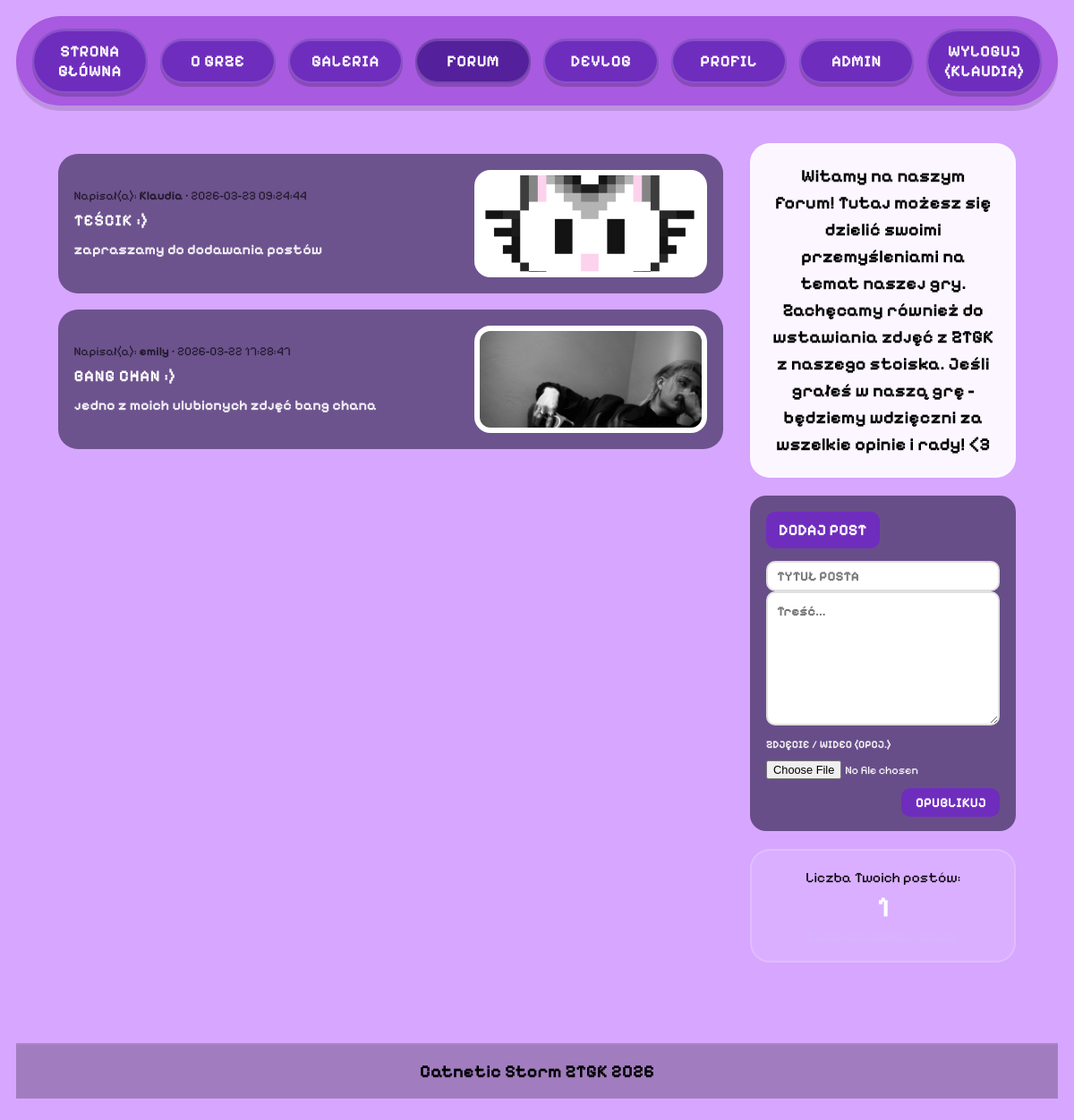
The app's page /forum.php (signed in) with its own data.
### tables this page shows
CREATE TABLE `forum_posts` (
  `post_id` int(11) NOT NULL,
  `user_id` int(11) NOT NULL,
  `title` varchar(255) NOT NULL,
  `content` text NOT NULL,
  `media_path` varchar(255) DEFAULT NULL,
  `media_type` enum('image','video','none') DEFAULT 'none',
  `created_at` datetime DEFAULT current_timestamp()
);

CREATE TABLE `users` (
  `user_id` int(11) NOT NULL,
  `username` varchar(50) NOT NULL,
  `password` varchar(255) NOT NULL,
  `role` enum('admin','user') NOT NULL DEFAULT 'user',
  `created_at` timestamp NOT NULL DEFAULT current_timestamp()
);

### forum.php (the view, shortened to what this page needs)
<?php
require __DIR__ . '/includes/db.php';
$errors = [];
$stmt = $pdo->query("
    SELECT f.post_id, f.title, f.content, f.media_path, f.media_type, f.created_at, u.username
    FROM forum_posts f
    JOIN users u ON f.user_id = u.user_id
    ORDER BY f.created_at DESC
");
$posts = $stmt->fetchAll();
$userPostCount = 0;
if (isset($_SESSION['user_id'])) {
    $stmtCount = $pdo->prepare("SELECT COUNT(*) FROM forum_posts WHERE user_id = ?");
    $stmtCount->execute([$_SESSION['user_id']]);
    $userPostCount = (int)$stmtCount->fetchColumn();
}
?>
<!DOCTYPE html>
<html lang="pl">
<head>
    <?php include __DIR__ . '/includes/head.php'; ?>
</head>
<body>
<?php include __DIR__ . '/includes/header.php'; ?>
<main class="forum-main-wrapper">
    <div class="forum-grid">
        <div class="forum-main">
            <section id="forum-list" class="devlog">
                <?php foreach ($posts as $p): ?>
                    <?php
                    $id = (int)$p['post_id'];
                    $title = (string)$p['title'];
                    $body = (string)$p['content'];
                    $media = (string)$p['media_path'];
                    $type = (string)$p['media_type'];
                    $author = (string)$p['username'];
                    $date = (string)$p['created_at'];
                    ?>
                    <article class="post-card forum-item" tabindex="0"
                             data-post-id="<?= $id ?>"
                             data-title="<?= htmlspecialchars($title) ?>"
                             data-body="<?= htmlspecialchars($body) ?>"
                             data-media="<?= htmlspecialchars($media) ?>"
                             data-type="<?= htmlspecialchars($type) ?>"
                             data-meta="<?= htmlspecialchars($author . ' • ' . $date) ?>"
                    >
                        <div class="post-left">
                            <span class="forum-meta">Napisał(a): <strong><?= htmlspecialchars($author) ?></strong> • <?= htmlspecialchars($date) ?></span>
                            <h2 class="post-title"><?= htmlspecialchars($title) ?></h2>
                            <p class="post-body">
                                <?= nl2br(htmlspecialchars($body)) ?>
                            </p>
                        </div>
                        <div class="post-right">
                            <?php if ($type === 'image' && trim($media) !== ''): ?>
                                <img class="post-img" src="<?= htmlspecialchars($media) ?>" alt="Załącznik" loading="lazy" />
                            <?php elseif ($type === 'video' && trim($media) !== ''): ?>
                                <video class="forum-media-video" loading="lazy">
                                    <source src="<?= htmlspecialchars($media) ?>" type="video/mp4">
                                </video>
                            <?php endif; ?>
                        </div>
                    </article>
                <?php endforeach; ?>
            </section>
        </div>
        <aside class="forum-sidebar">
            <div class="welcome-box">
                <p class="welcome-text">
                    Witamy na naszym forum! Tutaj możesz się dzielić swoimi przemyśleniami na temat naszej gry. Zachęcamy również do wstawiania zdjęć z ZTGK z naszego stoiska. Jeśli grałeś w naszą grę - będziemy wdzięczni za wszelkie opinie i rady! &lt;3
                </p>
            </div>
            <?php if (isset($_SESSION['user_id'])): ?>
                <form class="auth-card" action="forum.php" method="POST" enctype="multipart/form-data" style="margin-bottom: 20px; width: 100%; max-width: none;">
                    <div class="auth-header" style="font-size: 1.1rem;">DODAJ POST</div>
                    <div class="auth-field <?= isset($errors['title']) ? 'has-error' : '' ?>">
                        <input class="auth-input" name="title" type="text" placeholder="TYTUŁ POSTA" required />
                    </div>
                    <div class="auth-field <?= isset($errors['content']) ? 'has-error' : '' ?>">
                        <textarea class="auth-input" name="content" placeholder="Treść..." rows="8" style="resize:vertical; min-height: 150px;" required></textarea>
                    </div>
                    <div class="auth-field <?= isset($errors['media']) ? 'has-error' : '' ?>">
                        <label class="auth-label" for="postMedia" style="font-size:0.75rem;">ZDJĘCIE / WIDEO (OPCJ.)</label>
                        <input type="file" id="postMedia" name="media" accept="image/*,video/mp4,video/webm" style="color: #fff; margin-top: 5px; font-family: inherit; width: 100%; font-size: 0.8rem;" />
                    </div>
                    <div class="auth-actions" style="margin-top: 10px;">
                        <button class="auth-btn" type="submit">OPUBLIKUJ</button>
                    </div>
                </form>
                <div class="sidebar-box post-stats" style="padding: 0;">
                    <a href="forum_manage.php" class="post-stats-link" style="padding: 20px;" title="Kliknij, aby zarządzać">
                        Liczba Twoich postów:
                        <span class="post-stats-number"><?= $userPostCount ?></span>
                        <span style="font-size: 0.8rem; color: #d8b4fe; text-decoration: underline; margin-top: 5px; display: block;">Zarządzaj swoimi postami</span>
                    </a>
                </div>
            <?php endif; ?>
        </aside>
    </div>
</main>
<?php include __DIR__ . '/includes/footer.php'; ?>
</body>
</html>

### css/style.css (style rules this page uses)
:root { --bg: #d7a6ff; --menu-bg: #a85ae0; --pill: #6f2dbd; --pill-hover: #5c22a6; --pill-active: #55209b; --frame-bg: #b47ee0; --frame-border: #5a2aa4; }
* { box-sizing: border-box; font-family: inherit; }
body { margin: 0; font-family: 'Pixelify Sans', sans-serif; font-size: 20px; background: var(--bg); padding: 18px 18px 24px; display: flex; flex-direction: column; min-height: 100vh; }
main { width: 100%; display: flex; justify-content: center; padding: 0; flex: 1; }
.devlog { width: 100%; display: flex; flex-direction: column; gap: 18px; padding-top: 12px; }
.post-card { width: 100%; background: rgba(74, 55, 104, .75); border-radius: 22px; padding: 18px; display: grid; grid-template-columns: 1fr 260px; gap: 16px; align-items: center; cursor: pointer; }
.post-title { margin: 0 0 10px; color: #fff; font-weight: 900; letter-spacing: .7px; font-size: 18px; text-transform: uppercase; }
.post-body { margin: 0; color: rgba(255,255,255,.9); font-size: 16px; font-weight: 700; line-height: 1.5; white-space: normal; }
.post-right { display: flex; justify-content: flex-end; }
.post-img { width: 100%; height: 120px; border-radius: 18px; background: #fff; object-fit: cover; display: block; border: 6px solid rgba(255,255,255,.95); }
.auth-card { width: min(520px, 92vw); background: rgba(74, 55, 104, .78); border-radius: 18px; padding: 18px 18px 16px; }
.auth-header { display: inline-block; background: #6f2dbd; color: #fff; padding: 10px 14px; border-radius: 10px; font-weight: 900; text-transform: uppercase; font-size: 16px; margin-bottom: 14px; }
.auth-label { display: block; color: rgba(255,255,255,.92); font-weight: 900; text-transform: uppercase; font-size: 15px; margin: 8px 0 6px; }
.auth-input { flex: 1; width: 100%; height: 34px; border-radius: 10px; border: 2px solid rgba(0,0,0,.12); padding: 0 10px; font-weight: 700; outline: none; }
.auth-btn { display: inline-flex; align-items: center; justify-content: center; width: 110px; height: 32px; background: #6f2dbd; color: #fff; border: 0; border-radius: 10px; font-family: 'Pixelify Sans', sans-serif; font-weight: 900; text-transform: uppercase; font-size: 15px; cursor: pointer; text-decoration: none; }
.auth-actions { display: flex; justify-content: flex-end; gap: 12px; margin-top: 20px; align-items: center; }
.auth-input, textarea.auth-input { font-family: 'Pixelify Sans', sans-serif; font-size: 15px; font-weight: 700; color: #000; }
textarea.auth-input { padding: 10px; line-height: 1.4; }
.forum-main-wrapper { max-width: 100% !important; width: 100% !important; padding: 0 !important; }
.forum-main .devlog { max-width: 100% !important; width: 100% !important; margin: 0 !important; }
.forum-grid { display: grid; grid-template-columns: 5fr 2fr; gap: 30px; width: 92%; max-width: 1600px; margin: 30px auto; box-sizing: border-box; align-items: start; }
.forum-sidebar { position: sticky; top: 20px; }
.welcome-box { background: rgba(255, 255, 255, 0.9); border: 2px solid rgba(255, 255, 255, 0.3); border-radius: 22px; padding: 20px; margin-bottom: 20px; }
.welcome-text { font-size: 1.25rem; line-height: 1.5; color: #000; font-weight: 800; text-align: center; margin: 0; }
.sidebar-box { background: rgba(255, 255, 255, 0.1); border: 2px solid rgba(255, 255, 255, 0.18); border-radius: 22px; padding: 20px; margin-bottom: 20px; }
.post-stats { text-align: center; font-size: 1rem; }
.post-stats-number { display: block; font-size: 2rem; font-weight: 800; color: #fff; margin-top: 5px; }
.post-stats-link { text-decoration: none; color: inherit; display: block; transition: transform 0.2s ease, opacity 0.2s; }
.forum-meta { font-size: 0.85rem; opacity: 0.7; margin-bottom: 8px; display: block; font-weight: normal; }

### records on screen
forum_posts: user.username "Klaudia", created_at "2026-03-23 09:24:44", title "TEŚCIK :)", content "zapraszamy do dodawania postów", media_path (picture)
forum_posts: user.username "emily", created_at "2026-03-22 17:28:47", title "BANG CHAN :)", content "jedno z moich ulubionych zdjęć bang chana", media_path (picture)

### other values on screen
$_SESSION['username'] "KLAUDIA"
$userPostCount "1"
